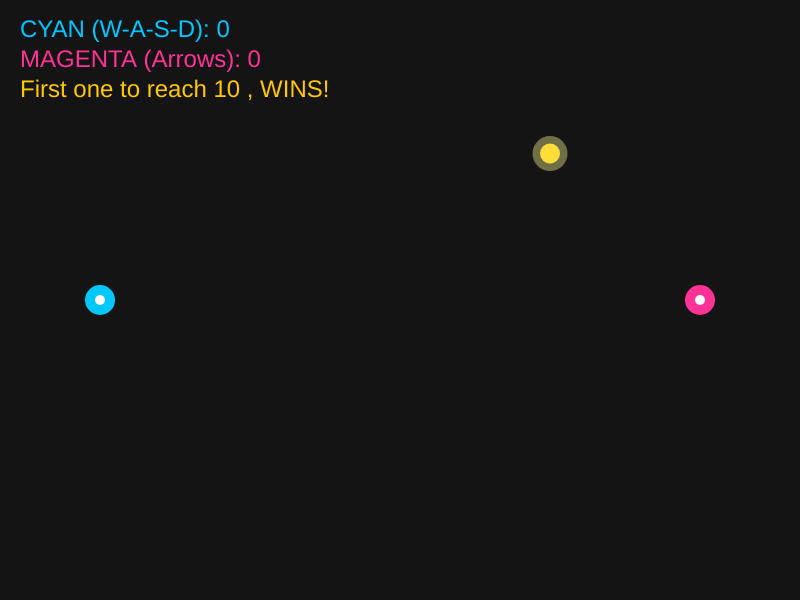
Frame 1 (no input)
Frame 60 (no input): identical to frame 1, image omitted
Frame 120 (the mouse pressed at the canvas centre since frame 60): identical to frame 1, image omitted

The p5.js sketch that drew this single still picture (run headless with seeded random() and noise() and a simulated clock; from frame 60 on, the mouse is pressed at the canvas centre):

// p5.js sketch
// ── sketch.js
let p1, p2, target;
let p1Score = 0, p2Score = 0;
let winScore = 10;
let gameOver = false;
let winner = "";

function setup() {
  createCanvas(800, 600);
  textAlign(CENTER, CENTER);
  resetGame();
}

function resetGame() {
  p1 = {x: 100, y: height/2, c: color(0, 200, 255), s: 6};
  p2 = {x: width-100, y: height/2, c: color(255, 50, 150), s: 6};
  spawnTarget();
  p1Score = 0;
  p2Score = 0;
  gameOver = false;
  winner = "";
}

function spawnTarget() {
  target = {
    x: random(50, width-50),
    y: random(50, height-50)
  };
}

function draw() {
  background(20);
  
  if (gameOver) {
    fill(255);
    textSize(50);
    text(winner + " WINS!", width/2, height/2 - 30);
    textSize(20);
    fill(200);
    text("Press R to restart", width/2, height/2 + 30);
    return;
  }
  
  // Draw target
  noStroke();
  fill(255, 200, 0);
  ellipse(target.x, target.y, 20);
  fill(255, 255, 150, 100);
  ellipse(target.x, target.y, 35);
  
  // Move players
  movePlayer(p1, {up: 87, down: 83, left: 65, right: 68}); // WASD
  movePlayer(p2, {up: UP_ARROW, down: DOWN_ARROW, left: LEFT_ARROW, right: RIGHT_ARROW}); // Arrows
  
  // Check collisions
  if (dist(p1.x, p1.y, target.x, target.y) < 20) {
    p1Score++;
    if (p1Score >= winScore) {
      gameOver = true;
      winner = "CYAN";
    } else {
      spawnTarget();
    }
  }
  
  if (dist(p2.x, p2.y, target.x, target.y) < 20) {
    p2Score++;
    if (p2Score >= winScore) {
      gameOver = true;
      winner = "MAGENTA";
    } else {
      spawnTarget();
    }
  }
  
  // Draw players
  fill(p1.c);
  ellipse(p1.x, p1.y, 30);
  fill(255);
  ellipse(p1.x, p1.y, 10);
  
  fill(p2.c);
  ellipse(p2.x, p2.y, 30);
  fill(255);
  ellipse(p2.x, p2.y, 10);
  
  // HUD
  textAlign(LEFT);
  textSize(24);
  fill(p1.c);
  text("CYAN (W-A-S-D): " + p1Score, 20, 30);
  fill(p2.c);
  text("MAGENTA (Arrows): " + p2Score, 20, 60);
  
  // Target score
  fill(255, 200, 0);
  text("First one to reach " + winScore + " , WINS!", 20, 90);
}

function movePlayer(p, keys) {
  if (keyIsDown(keys.up)) p.y -= p.s;
  if (keyIsDown(keys.down)) p.y += p.s;
  if (keyIsDown(keys.left)) p.x -= p.s;
  if (keyIsDown(keys.right)) p.x += p.s;
  
  // Keep on screen
  p.x = constrain(p.x, 15, width-15);
  p.y = constrain(p.y, 15, height-15);
}

function keyPressed() {
  if (keyCode === 82) resetGame(); // R to restart
}
